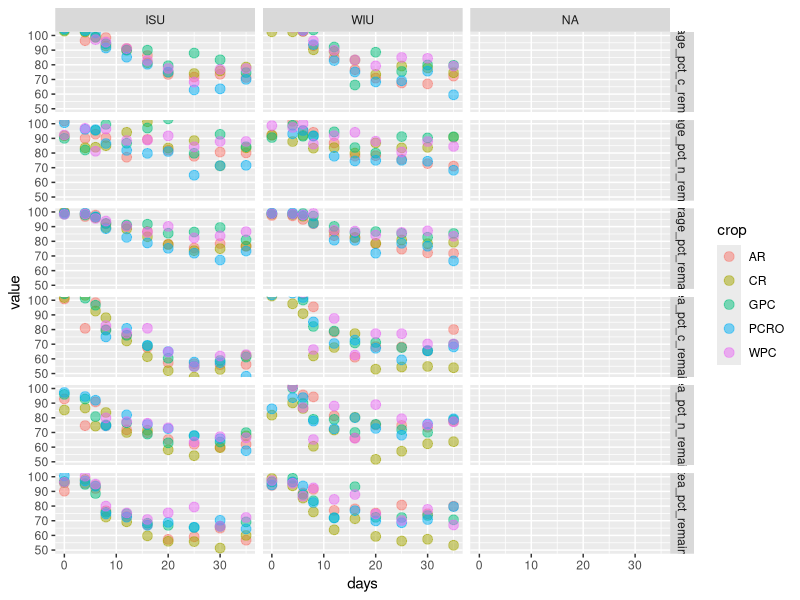
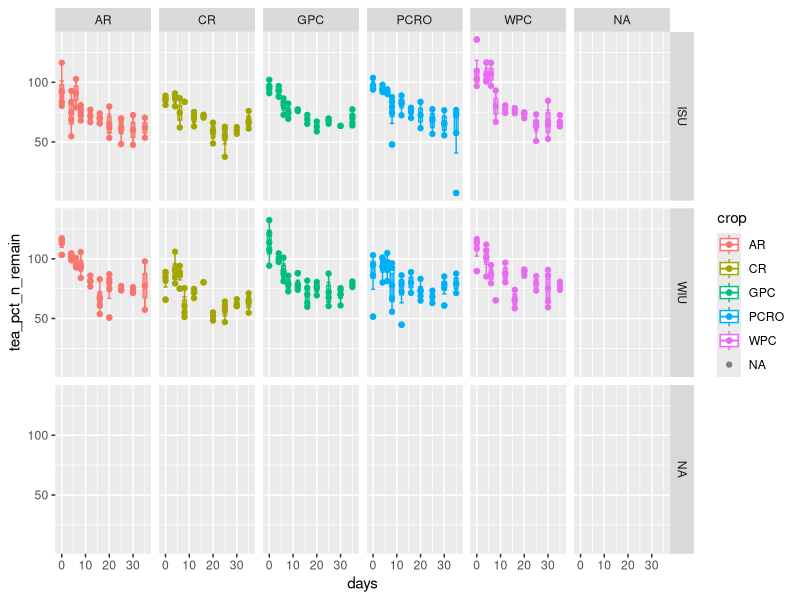

Recreate these plots in R, in order. (Note: this script raises an error after producing the figures.)
# LIBRARIES ----
library(tidyverse)

# READ IN THE DATA ----
decomp.df <- read_csv("output/cleaned raw data.csv")

# GET COLUMNS ALL SET UP TO BE THE RIGHT KIND OF THING ----
decomp.df <- decomp.df %>%
  mutate(location = as.factor(location),
         crop = as.factor(crop),
         tea_initial_drywt_g = as.numeric(tea_initial_drywt_g))

# CALCULATE PERCENT MASS REMAINING ----

# forage bags ----

# forage bag percent remaining
decomp.df <- decomp.df %>%
  mutate(
    forage_mass_loss = forage_initial_drywt_g - forage_final_drywt_g,
    forage_pct_remain = (forage_final_drywt_g / forage_initial_drywt_g) * 100)

# proportion of nutrient remaining 
decomp.df <- decomp.df %>%
  mutate(
    forage_collected_prop_c = forage_pct_c / 100,
    forage_collected_prop_n = forage_pct_n / 100)

# pull out t0 carbon and nitrogen
decomp.df %>%
  group_by(location, crop) %>%
  summarize(forage_t0_prop_n = mean(forage_collected_prop_n, na.rm = TRUE)) %>%
  ungroup()

# calculate grams of c in t0 samples
decomp.df <- decomp.df %>%
  mutate(forage_t0_c_g = case_when(
    crop == "AR" & location == "ISU" ~ forage_initial_drywt_g * 0.398,
    crop == "CR" & location == "ISU" ~ forage_initial_drywt_g * 0.418,
    crop == "GPC" & location == "ISU" ~ forage_initial_drywt_g * 0.421,
    crop == "PCRO" & location == "ISU" ~ forage_initial_drywt_g * 0.426,
    crop == "WPC" & location == "ISU" ~ forage_initial_drywt_g * 0.401,
    crop == "AR" & location == "WIU" ~ forage_initial_drywt_g * 0.381,
    crop == "CR" & location == "WIU" ~ forage_initial_drywt_g * 0.404,
    crop == "GPC" & location == "WIU" ~ forage_initial_drywt_g * 0.382,
    crop == "PCRO" & location == "WIU" ~ forage_initial_drywt_g * 0.395,
    crop == "WPC" & location == "WIU" ~ forage_initial_drywt_g * 0.401
  ))

# calculate grams of n in t0 samples
decomp.df <- decomp.df %>%
  mutate(forage_t0_n_g = case_when(
    crop == "AR" & location == "ISU" ~ forage_initial_drywt_g * 0.0270,
    crop == "CR" & location == "ISU" ~ forage_initial_drywt_g * 0.0218,
    crop == "GPC" & location == "ISU" ~ forage_initial_drywt_g * 0.0240,
    crop == "PCRO" & location == "ISU" ~ forage_initial_drywt_g *0.0419,
    crop == "WPC" & location == "ISU" ~ forage_initial_drywt_g * 0.0284,
    crop == "AR" & location == "WIU" ~ forage_initial_drywt_g * 0.0270,
    crop == "CR" & location == "WIU" ~ forage_initial_drywt_g * 0.0206,
    crop == "GPC" & location == "WIU" ~ forage_initial_drywt_g * 0.0250,
    crop == "PCRO" & location == "WIU" ~ forage_initial_drywt_g *0.0344,
    crop == "WPC" & location == "WIU" ~ forage_initial_drywt_g * 0.0267
  ))

# calculate grams of c and n in when collected
decomp.df <- decomp.df %>%
  mutate(forage_collected_c_g = forage_final_drywt_g * forage_collected_prop_c,
         forage_collected_n_g = forage_final_drywt_g * forage_collected_prop_n)

# determine percent remaining
decomp.df <- decomp.df %>%
  mutate(forage_pct_c_remain = forage_collected_c_g / forage_t0_c_g * 100,
         forage_pct_n_remain = forage_collected_n_g / forage_t0_n_g * 100)

# tea bags ----

# tea bag percent remaining
decomp.df <- decomp.df %>%
  mutate(
    tea_mass_loss = tea_initial_drywt_g - tea_final_drywt_g,
    tea_pct_remain = (tea_final_drywt_g / tea_initial_drywt_g) * 100, na.rm = TRUE)

# proportion of nutrient remaining 
decomp.df <- decomp.df %>%
  mutate(
    tea_collected_prop_c = tea_pct_c / 100,
    tea_collected_prop_n = tea_pct_n / 100)

# pull out t0 carbon and nitrogen
decomp.df %>%
  group_by(location, crop) %>%
  summarize(tea_t0_prop_c = mean(tea_collected_prop_c, na.rm = TRUE)) %>%
  ungroup()

# calculate grams of c in t0 samples
decomp.df <- decomp.df %>%
  mutate(tea_t0_c_g = case_when(
    crop == "AR" & location == "ISU" ~ tea_initial_drywt_g * 0.437,
    crop == "CR" & location == "ISU" ~ tea_initial_drywt_g * 0.454,
    crop == "GPC" & location == "ISU" ~ tea_initial_drywt_g * 0.447,
    crop == "PCRO" & location == "ISU" ~ tea_initial_drywt_g *0.422,
    crop == "WPC" & location == "ISU" ~ tea_initial_drywt_g * 0.392,
    crop == "AR" & location == "WIU" ~ tea_initial_drywt_g * 0.382,
    crop == "CR" & location == "WIU" ~ tea_initial_drywt_g * 0.437,
    crop == "GPC" & location == "WIU" ~ tea_initial_drywt_g * 0.394,
    crop == "PCRO" & location == "WIU" ~ tea_initial_drywt_g *0.407,
    crop == "WPC" & location == "WIU" ~ tea_initial_drywt_g * 0.376
  ))

# calculate grams of n in t0 samples
decomp.df <- decomp.df %>%
  mutate(tea_t0_n_g = case_when(
    crop == "AR" & location == "ISU" ~ tea_initial_drywt_g * 0.0413,
    crop == "CR" & location == "ISU" ~ tea_initial_drywt_g * 0.0416,
    crop == "GPC" & location == "ISU" ~ tea_initial_drywt_g * 0.0404,
    crop == "PCRO" & location == "ISU" ~ tea_initial_drywt_g *0.0395,
    crop == "WPC" & location == "ISU" ~ tea_initial_drywt_g * 0.0366,
    crop == "AR" & location == "WIU" ~ tea_initial_drywt_g *0.0342,
    crop == "CR" & location == "WIU" ~ tea_initial_drywt_g * 0.0395,
    crop == "GPC" & location == "WIU" ~ tea_initial_drywt_g * 0.0360,
    crop == "PCRO" & location == "WIU" ~ tea_initial_drywt_g *0.0366,
    crop == "WPC" & location == "WIU" ~ tea_initial_drywt_g * 0.0339
  ))

# calculate grams of c and n in when collected
decomp.df <- decomp.df %>%
  mutate(tea_collected_c_g = tea_final_drywt_g * tea_collected_prop_c,
         tea_collected_n_g = tea_final_drywt_g * tea_collected_prop_n)

# determine percent remaining
decomp.df <- decomp.df %>%
  mutate(tea_pct_c_remain = tea_collected_c_g / tea_t0_c_g * 100,
         tea_pct_n_remain = tea_collected_n_g / tea_t0_n_g * 100)

# REMOVE COLUMNS WE WILL NOT USE IN THE FUTURE ----
decomp.df <- decomp.df %>%
  select(location, crop, block, days, forage_pct_remain, forage_pct_c_remain,
         forage_pct_n_remain,
         tea_pct_remain, tea_pct_c_remain, tea_pct_n_remain)

# PIVOT LONGER ----
decomp_long.df <- decomp.df %>%
  pivot_longer(cols = c(forage_pct_remain, forage_pct_c_remain, forage_pct_n_remain, 
                        tea_pct_remain, tea_pct_n_remain, tea_pct_c_remain),
               names_to = "variable",
               values_to = "value")

decomp_long.df %>%
  ggplot(aes(days, value, color = crop)) +
  # stat_smooth(method = "glm", formula = y ~ exp(-x), se = FALSE) +
  #stat_smooth(se = FALSE) +
  stat_summary(fun = mean, geom = "point", size = 3, alpha = 0.5) +
  # stat_summary(fun = mean, geom = "line") +
  facet_grid(variable~location) +
  coord_cartesian(ylim = c(50,100))

# SAVE THE OUTPUT TO A CSV ----
write_csv(decomp.df, file = "output/pct remaining data.csv")

# SOME EARLY PLOTTING ----

# bill to look at 
decomp.df %>%
  ggplot(aes(days, tea_pct_n_remain, color = crop, group = days)) +
  geom_boxplot() +
  stat_summary(fun = mean, geom = "point", na.rm = TRUE) +
  stat_summary(fun.data = mean_se, geom = "errorbar", na.rm = TRUE) +
  geom_point() +
  facet_grid(location~crop)

# LOOKING FOR OUTLIERS ----
outlier.df <- decomp.df %>%
  filter(location == "WIU") %>%
  filter(crop == "PCRO") 

test.df <- decomp.df %>%
  filter(location == "ISU") %>%
  filter(crop == "GPC") %>%
  filter(block == "1") %>%
  select(location, crop, block, days,
         forage_initial_drywt_g, forage_final_drywt_g, forage_pct_n, forage_prop_n, forage_initial_n_g,
         forage_final_n_g, forage_pct_n_remain)










